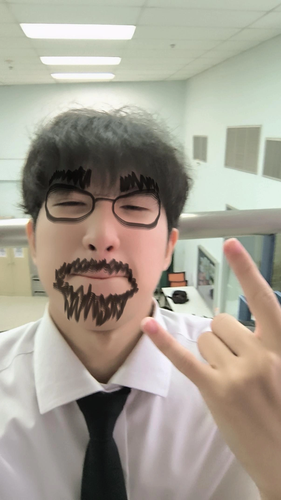
#> input picture Phycom lab EXAM/Noah_Ark-main/TrustMeBro/labold/multi_lab07/org.png, 281 x 500 px, shrunk from 603 x 1072 before the run
$ python main.py
#> lines starting #> are read from the running program, lines starting #| are printed output that depends on the picture
import matplotlib.pyplot as plt
from skimage import color, exposure, io, util
from PIL import Image, ImageDraw, ImageFont

# ==========================================
# 1. ตั้งค่าตัวแปร (แก้ไขข้อมูลตรงนี้ให้เป็นของคุณเอง)
# ==========================================
image_path = "./org.png" # ชื่อไฟล์ภาพต้นฉบับของคุณ
student_name = "Napon_Narkphan"       # เปลี่ยนเป็นชื่อตัวเอง
student_id = "68070077"          # เปลี่ยนเป็นรหัสนักศึกษาตัวเอง

# โจทย์ข้อ 2: ให้ทดลอง kernel_size 3 ค่า (เช่น 32, 64, 128)
# ลองเปลี่ยนตัวเลขตรงนี้ รันดูผลลัพธ์ แล้วเลือกค่าที่ภาพออกมาดีที่สุด
best_kernel_size = 256

# ==========================================
# 2. โหลดภาพและทำ CLAHE
# ==========================================
print("กำลังประมวลผลภาพ...")
# โหลดภาพสี
img = io.imread(image_path)
#> img is the input picture: shape (500, 281, 4); mean R, G, B, A 164.9, 158.3, 146, 255

# ==========================================
# *** เพิ่มโค้ด 2 บรรทัดนี้เพื่อแก้ปัญหา RGBA ***
if img.shape[-1] == 4:
    img = img[:, :, :3] # ตัดช่อง Alpha ทิ้งไป ให้เหลือแค่ R, G, B
#> img: shape (500, 281, 3)
# ==========================================

# แปลงจาก RGB เป็น HSV (ได้ค่าเป็น float 0.0 - 1.0)
hsv_img = color.rgb2hsv(img)
#> hsv_img: shape (500, 281, 3) float64; mean of channels 0, 1, 2 0.219, 0.147, 0.66

# ทำ CLAHE เฉพาะช่องที่ 3 (Index 2 คือ Value/Brightness)
hsv_img[:, :, 2] = exposure.equalize_adapthist(hsv_img[:, :, 2], kernel_size=best_kernel_size)
#> hsv_img: shape (500, 281, 3) float64; mean of channels 0, 1, 2 0.219, 0.147, 0.526

# แปลงกลับจาก HSV เป็น RGB
output_rgb_float = color.hsv2rgb(hsv_img)
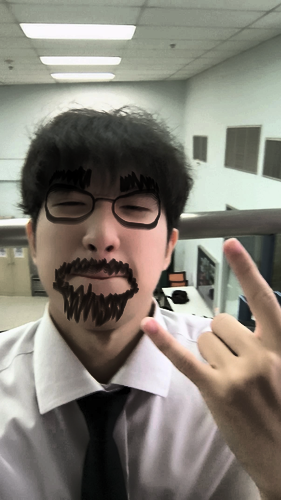
#> output_rgb_float: shape (500, 281, 3) float64; mean R, G, B 0.515, 0.497, 0.46

# ภาพที่ได้จะเป็น float ต้องแปลงเป็น uint8 (0-255) เพื่อให้ PIL นำไปวาดข้อความต่อได้
output_rgb_uint8 = util.img_as_ubyte(output_rgb_float)

# ==========================================
# 3. เพิ่มข้อความลงในภาพ (ด้วย PIL)
# ==========================================
# แปลง Numpy Array เป็น PIL Image
img_pil = Image.fromarray(output_rgb_uint8)
draw = ImageDraw.Draw(img_pil)

# เตรียมข้อความ
text_content = f"Name: {student_name}, Student ID: {student_id}, kernel size= {best_kernel_size}"
text_color = (255, 255, 0) # กำหนดเป็นสีเหลืองเพื่อให้ตัดกับภาพ (เปลี่ยนเป็น (255, 255, 255) ถ้าอยากได้สีขาว)

# โจทย์ข้อ 3: ปรับตำแหน่งข้อความให้อยู่บริเวณด้านล่างของภาพ
width, height = img_pil.size
#> width = 281; height = 500
text_position = (50, height - 60) # ขยับจากขอบล่างขึ้นมา 60 พิกเซล
#> text_position = (50, 440)

# [8 lines of commented-out code are left out]
draw.text(text_position, text_content, fill=text_color)

# ==========================================
# 4. แสดงผลและบันทึกภาพลงไฟล์
# ==========================================
# แสดงภาพบนหน้าจอ
plt.figure(figsize=(8, 6))
plt.imshow(img_pil)
plt.axis("off")
plt.title(f"Result with Kernel Size: {best_kernel_size}")
plt.show()
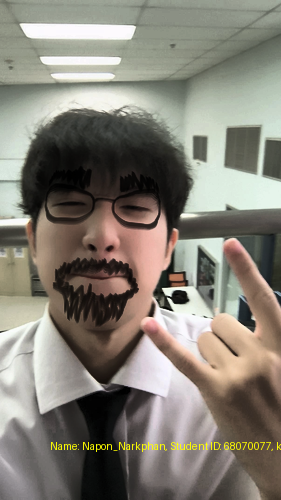
#> shown: shape (500, 281, 3); mean R, G, B 131.9, 127.2, 117.1

# บันทึกไฟล์ภาพตาม Format ที่โจทย์กำหนด (เช่น 68xxxx_kernel_64.jpg)
output_filename = f"{student_id}_kernel_{best_kernel_size}.jpg"
img_pil.save(output_filename)
print(f"บันทึกไฟล์ภาพสำเร็จ: {output_filename}")
